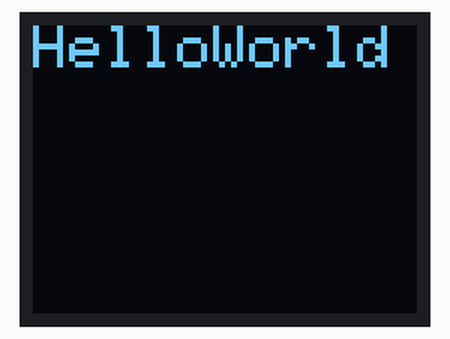
Bench run of a sketch on a simulated Arduino Uno, built with avr-gcc and run on an emulated ATmega328P. On the bench: 64×48 one-colour display.

Above: at 0.1 s.

The sketch:

HelloWorld.ino
```cpp
#include <MicroView.h>

void setup() {
	uView.begin();				// start MicroView
	uView.clear(PAGE);			// clear page
	uView.print("HelloWorld");	// display HelloWorld
	uView.display();
}

void loop () {}
```
